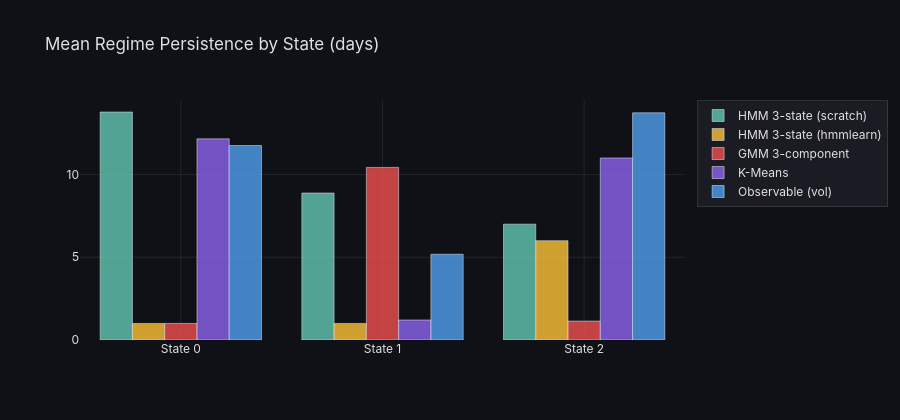

Notebook cell for this chart:
### Markdown cell above
## 4. Regime Persistence Comparison

### Code cell
all_labels = {
    "HMM 3-state (scratch)": labels_hmm_sc,
    "HMM 3-state (hmmlearn)": labels_hmm_hl,
    "GMM 3-component": labels_gmm,
    "K-Means": labels_km,
    "Observable (vol)": labels_obs,
}

fig = go.Figure()
colours_bar = ["rgba(99,200,180,0.8)","rgba(255,195,55,0.8)","rgba(240,80,80,0.8)",
                "rgba(140,100,240,0.8)","rgba(80,160,240,0.8)"]
for idx, (name, lab) in enumerate(all_labels.items()):
    p = regime_persistence(lab)
    means = [p.get(k, 0) for k in sorted(p.keys())]
    fig.add_trace(go.Bar(
        name=name,
        x=[f"State {k}" for k in sorted(p.keys())],
        y=means,
        marker_color=colours_bar[idx % len(colours_bar)],
    ))

fig.update_layout(title="Mean Regime Persistence by State (days)",
                  barmode="group", height=420, **_DARK_LAYOUT)
fig.show()

### Figure 1 — Plotly figure (JSON) as saved in the notebook; plotly's stock layout.template omitted (floating-point values rounded to 4 significant figures)
{"data": [{"marker": {"color": "rgba(99,200,180,0.8)"}, "name": "HMM 3-state (scratch)", "type": "bar", "x": ["State 0", "State 1", "State 2"], "y": [13.78, 8.882, 7]}, {"marker": {"color": "rgba(255,195,55,0.8)"}, "name": "HMM 3-state (hmmlearn)", "type": "bar", "x": ["State 0", "State 1", "State 2"], "y": [1, 1, 6]}, {"marker": {"color": "rgba(240,80,80,0.8)"}, "name": "GMM 3-component", "type": "bar", "x": ["State 0", "State 1", "State 2"], "y": [1, 10.43, 1.143]}, {"marker": {"color": "rgba(140,100,240,0.8)"}, "name": "K-Means", "type": "bar", "x": ["State 0", "State 1", "State 2"], "y": [12.15, 1.207, 11]}, {"marker": {"color": "rgba(80,160,240,0.8)"}, "name": "Observable (vol)", "type": "bar", "x": ["State 0", "State 1", "State 2"], "y": [11.75, 5.182, 13.73]}], "layout": {"barmode": "group", "font": {"color": "#e0e0e0", "family": "Inter, Arial, sans-serif"}, "height": 420, "legend": {"bgcolor": "rgba(30,30,40,0.8)", "bordercolor": "rgba(80,80,80,0.5)", "borderwidth": 1}, "paper_bgcolor": "rgba(15,17,22,1)", "plot_bgcolor": "rgba(15,17,22,1)", "title": {"text": "Mean Regime Persistence by State (days)"}, "xaxis": {"gridcolor": "rgba(80,80,80,0.3)", "showgrid": true, "zeroline": false}, "yaxis": {"gridcolor": "rgba(80,80,80,0.3)", "showgrid": true, "zeroline": false}}}
